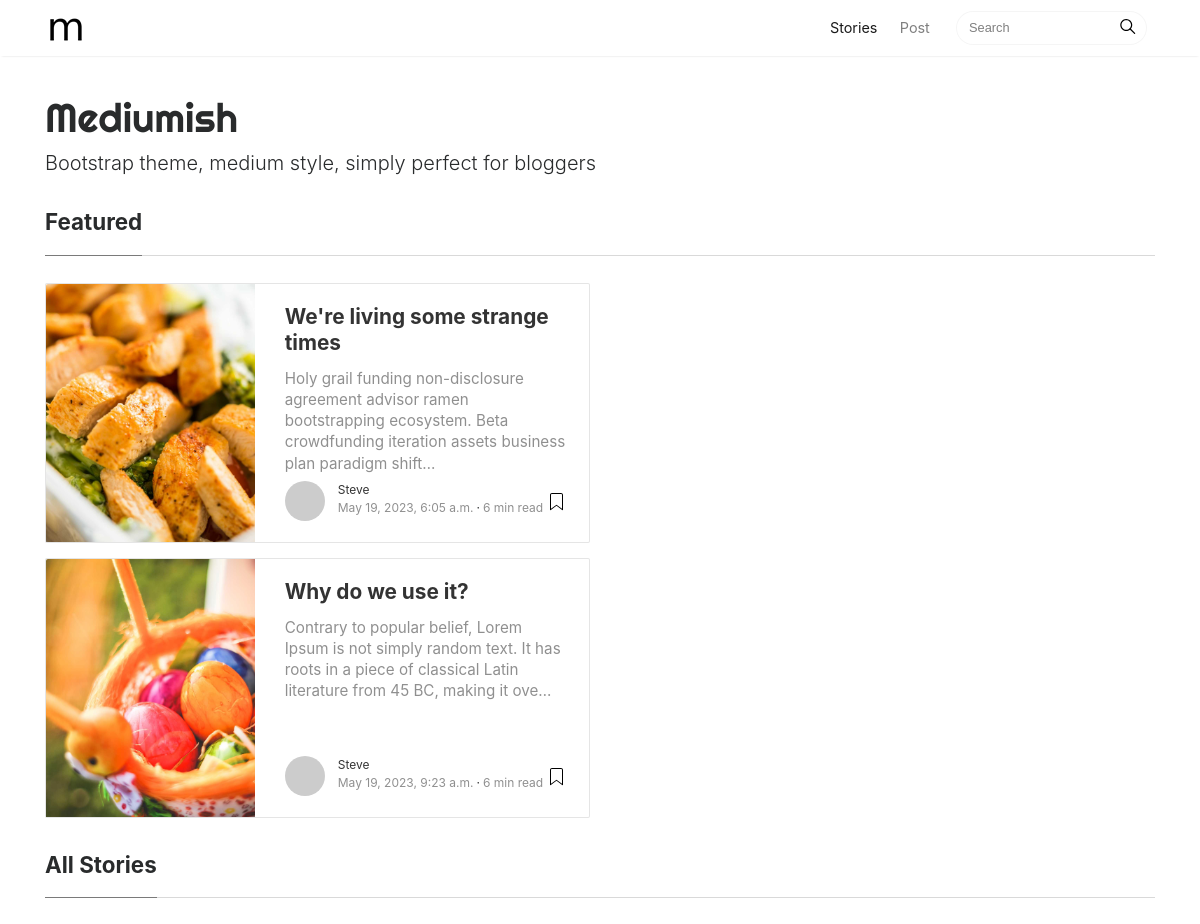
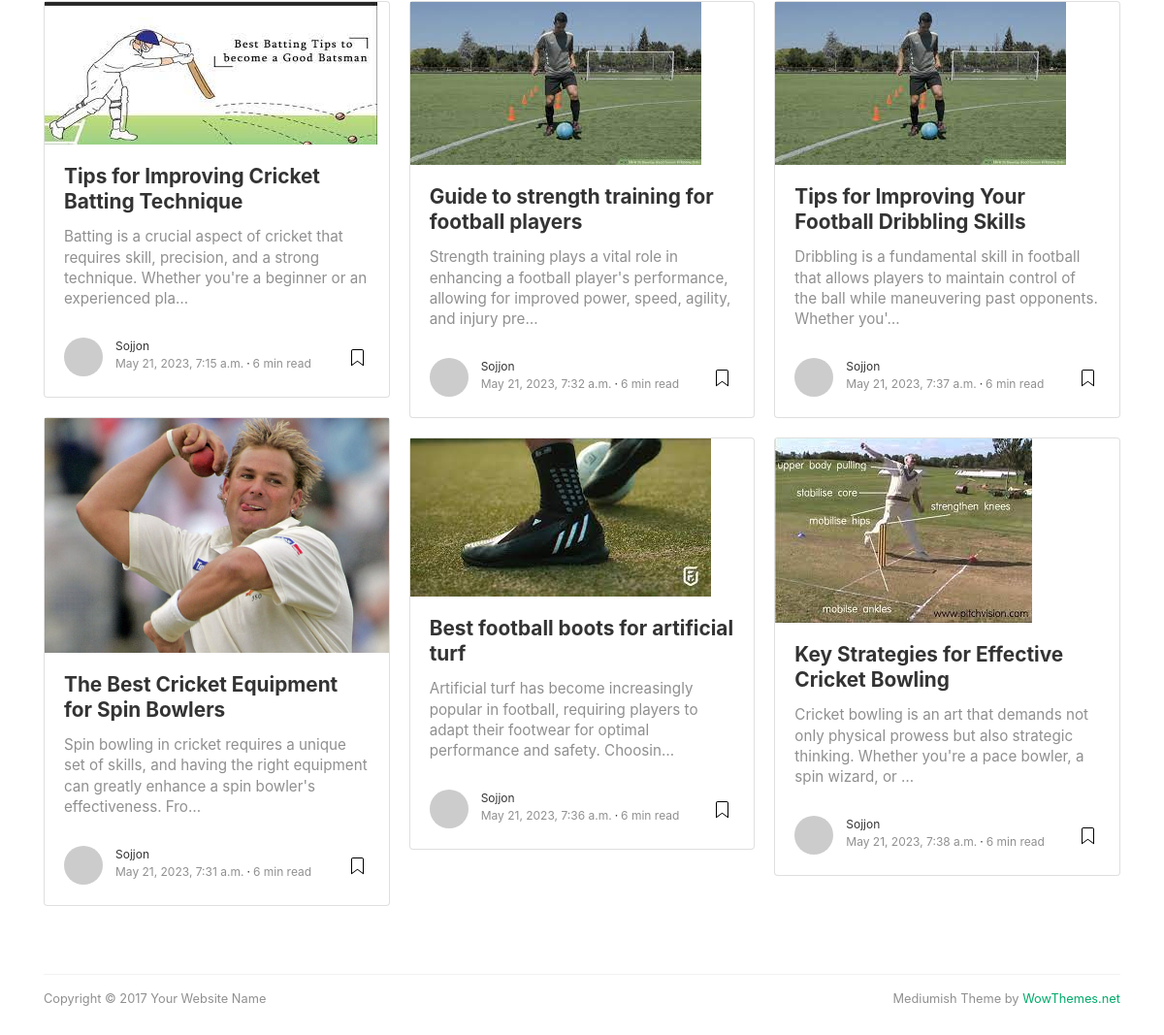
The page / on the database its author committed (2 pictures, top to bottom).
### blog/models.py (models this page shows, shortened)
class Blog(models.Model):
    blog_name = models.CharField(max_length=50)
    description = models.CharField(max_length=150)

class Post(models.Model):
    title = models.CharField(max_length=200)
    slug = models.SlugField(unique=True)
    content = RichTextUploadingField(blank=True, null=True)
    featured_image = models.ImageField(upload_to ='uploads/',blank=True, null=True)
    tags = TaggableManager(blank=True)
    featured = models.BooleanField(default=False)
    pub_date = models.DateTimeField(auto_now=True)
    mod_date = models.DateTimeField(auto_now_add=True)
    meta_title = models.CharField(max_length=200, null=True, blank=True)
    meta_description = models.CharField(max_length=300, null=True, blank=True)

### blog/views.py (the view)
# urls.py: path('', views.home_view, name = 'home'),
def home_view(request):
    blog = Blog.objects.all().first
    featured_post = Post.objects.filter(featured=True)[:4]
    story_post = Post.objects.filter(featured=False)
    context = {'blog':blog,'featured_post':featured_post,'story_post':story_post}
    return render(request,'blog/index.html',context)

### templates/blog/index.html (shortened to what this page needs)
{% extends 'partial/base.html' %}
{% block content %}
<div class="container">
	<div class="mainheading">
		<h1 class="sitetitle">{{ blog.blog_name }}</h1>
		<p class="lead">
			 {{blog.description}}
		</p>
	</div>
	<section class="featured-posts">
	<div class="section-title">
		<h2><span>Featured</span></h2>
	</div>
	<div class="card-columns listfeaturedtag">
		{% for feature in featured_post %}
		<div class="card">
			<div class="row">
				<div class="col-md-5 wrapthumbnail">
					<a href="{{feature.slug}}">
						<div class="thumbnail" style="background-image:url({{ feature.featured_image.url }});">
						</div>
					</a>
				</div>
				<div class="col-md-7">
					<div class="card-block">
						<h2 class="card-title"><a href="{{feature.slug}}">{{feature.title}}</a></h2>
						<h4 class="card-text">{{ feature.content|truncatechars:150|safe }} </h4>
						<div class="metafooter">
							<div class="wrapfooter">
								<span class="meta-footer-thumb">
								<img class="author-thumb" src="https://www.gravatar.com/avatar/e56154546cf4be74e393c62d1ae9f9d4?s=250&amp;d=mm&amp;r=x" alt="Sal">
								</span>
								<span class="author-meta">
								<span class="post-name"><a href="author.html">Steve</a></span><br/>
								<span class="post-date">{{feature.mod_date}}</span><span class="dot"></span><span class="post-read">6 min read</span>
								</span>
								<span class="post-read-more"><a href="{{feature.slug}}" title="Read Story"></a></span>
							</div>
						</div>
					</div>
				</div>
			</div>
		</div>
		{% endfor %}
	</div>
	</section>
	<section class="recent-posts">
	<div class="section-title">
		<h2><span>All Stories</span></h2>
	</div>
	<div class="card-columns listrecent">
		{% for story in story_post %}
		<div class="card">
			<a href="{{story.slug}}">
				<img class="img-fluid" src="{{ story.featured_image.url }}" alt="">
			</a>
			<div class="card-block">
				<h2 class="card-title"><a href="{{story.slug}}">{{story.title}}</a></h2>
				<h4 class="card-text">{{ story.content|truncatechars:150|safe }} </h4>
				<div class="metafooter">
					<div class="wrapfooter">
						<span class="meta-footer-thumb">
						<img class="author-thumb" src="https://www.gravatar.com/avatar/e56154546cf4be74e393c62d1ae9f9d4?s=250&amp;d=mm&amp;r=x" alt="Sal">
						</span>
						<span class="author-meta">
						<span class="post-name"><a href="author.html">Sojjon</a></span><br/>
						<span class="post-date">{{story.mod_date}}</span><span class="dot"></span><span class="post-read">6 min read</span>
						</span>
						<span class="post-read-more"><a href="{{story.slug}}" title="Read Story"></a></span>
					</div>
				</div>
			</div>
		</div>
		{% endfor %}
	</div>
	</section>
	{% endblock content %}

### templates/partial/base.html (shortened to what this page needs)
{% load static %}
<!DOCTYPE html>
<html lang="en">
<head>
<link href="{% static 'assets/css/bootstrap.min.css' %}" rel="stylesheet">
<link href="https://maxcdn.bootstrapcdn.com/font-awesome/4.7.0/css/font-awesome.min.css" rel="stylesheet">
<link href="{% static 'assets/css/mediumish.css' %}" rel="stylesheet">
</head>
<body>
<nav class="navbar navbar-toggleable-md navbar-light bg-white fixed-top mediumnavigation">
<div class="container">
	<a class="navbar-brand" href="{% url 'home' %}">
	<img src="{% static 'assets/img/logo.png' %}" alt="logo">
	</a>
	<div class="collapse navbar-collapse" id="navbarsExampleDefault">
		<ul class="navbar-nav ml-auto">
			<li class="nav-item active">
			<a class="nav-link" href="{% url 'home' %}">Stories <span class="sr-only">(current)</span></a>
			</li>
			<li class="nav-item">
			<a class="nav-link" href="post.html">Post</a>
			</li>
		</ul>
		<form class="form-inline my-2 my-lg-0">
			<input class="form-control mr-sm-2" type="text" placeholder="Search">
			<span class="search-icon"><svg class="svgIcon-use" width="25" height="25" viewbox="0 0 25 25"><path d="M20.067 18.933l-4.157-4.157a6 6 0 1 0-.884.884l4.157 4.157a.624.624 0 1 0 .884-.884zM6.5 11c0-2.62 2.13-4.75 4.75-4.75S16 8.38 16 11s-2.13 4.75-4.75 4.75S6.5 13.62 6.5 11z"></path></svg></span>
		</form>
	</div>
</div>
</nav>
{% block content %} {% endblock content %}
	<div class="footer">
		<p class="pull-left">
			 Copyright &copy; 2017 Your Website Name
		</p>
		<p class="pull-right">
			 Mediumish Theme by <a target="_blank" href="https://www.wowthemes.net">WowThemes.net</a>
		</p>
		<div class="clearfix">
		</div>
	</div>
</div>
</body>
</html>

### static/assets/css/mediumish.css (style rules this page uses)
body { padding-top:5rem; }
.mainheading { padding:1rem 0rem; }
a { color:#00ab6b; }
a,a:hover { transition:all 0.2s; }
.mediumnavigation { background:rgba(255,255,255,.97); box-shadow:0 2px 2px -2px rgba(0,0,0,.15); }
section { margin-bottom:20px; }
.section-title h2 { border-bottom:1px solid rgba(0,0,0,.15); margin-bottom:25px; font-weight:700; font-size:1.4rem; margin-bottom:27px; }
.section-title span { border-bottom:1px solid rgba(0,0,0,.44); display:inline-block; padding-bottom:20px; margin-bottom:-1px; }
@media (min-width:576px) { .card-columns.listfeaturedtag { -webkit-column-count:2; -moz-column-count:2; column-count:2; } }
@media (min-width:992px) { .navbar-toggleable-md .navbar-nav .nav-link { padding-right:.7rem; padding-left:.7rem; } }
.card-columns .card { margin-bottom:20px; }
.listfeaturedtag .wrapthumbnail { height:258px; flex:0 0 auto; }
.listfeaturedtag .card { border:1px solid rgba(0,0,0,.1); border-radius:2px; height:260px; padding-left:0; margin-bottom:15px; }
.listfeaturedtag .thumbnail { background-size:cover; height:100%; display:block; background-position:38% 22% !important; background-origin:border-box!important; border-top-left-radius:2px; }
.listfeaturedtag .card-block { padding-left:0; }
.listfeaturedtag h2.card-title,.listrecent h2.card-title { font-size:1.3rem; font-weight:700; line-height: 1.25; }
.listfeaturedtag h2.card-title a,.listrecent h2.card-title a { color:rgba(0,0,0,.8); }
.listfeaturedtag h4.card-text,.listrecent h4.card-text { color:rgba(0,0,0,.44); font-size:0.95rem; line-height:1.4; font-weight:400; }
.listfeaturedtag .wrapfooter { position:absolute; bottom:20px; font-size:12px; display:block; width:85%; }
.listrecent .wrapfooter { font-size:12px; margin-top:30px; }
.author-thumb { width:40px; height:40px; float:left; margin-right:13px; border-radius:100%; }
.author-meta { flex:1 1 auto; white-space:nowrap!important; text-overflow:ellipsis!important; overflow:hidden!important; }
span.post-name,span.post-date,span.author-meta { display:inline-block; }
span.post-date,span.post-read { color:rgba(0,0,0,.44); }
span.post-read-more { align-items:center; display:inline-block; float:right; margin-top:8px; }
span.post-read-more a { color:rgba(0,0,0,.44); }
span.post-name a,span.post-read-more a:hover { color:rgba(0,0,0,.8); }
.dot:after { content:"·"; margin-left:3px; margin-right:3px; }
.mediumnavigation .form-control { font-size:0.8rem; border-radius:30px; overflow:hidden; border:1px solid rgba(0,0,0,0.04); }
.mediumnavigation .form-inline { margin-left:15px; }
.mediumnavigation .navbar-brand { font-weight:500; }
.mediumnavigation .nav-item,.dropdown-menu { font-size:0.9rem; }
.mediumnavigation .search-icon { margin-left:-40px; display:inline-block; margin-top:3px; cursor:pointer; }
.mediumnavigation .navbar-brand img { max-height:30px; margin-right:5px; }
.mainheading h1.sitetitle { font-family:Righteous; }
.footer { border-top:1px solid rgba(0,0,0,.05)!important; padding-top:15px; padding-bottom:12px; font-size:0.8rem; color:rgba(0,0,0,.44); margin-top:50px; }
.card { border-radius:4px; }

### rows shown on the page
Blog: blog_name "Mediumish", description "Bootstrap theme, medium style, simply perfect for bloggers"
Post: featured_image (picture), title "We're living some strange times", content "Holy grail funding non-disclosure agreement advisor ramen bootstrapping ecosystem. Beta crowdfunding iteration assets business plan paradigm shift…", mod_date "May 19, 2023, 6:05 a.m."
Post: featured_image (picture), title "Why do we use it?", content "Contrary to popular belief, Lorem Ipsum is not simply random text. It has roots in a piece of classical Latin literature from 45 BC, making it ove…", mod_date "May 19, 2023, 9:23 a.m."
Post: featured_image (picture), title "Tips for Improving Cricket Batting Technique", content "Batting is a crucial aspect of cricket that requires skill, precision, and a strong technique. Whether you're a beginner or an experienced pla…", mod_date "May 21, 2023, 7:15 a.m."
Post: featured_image (picture), title "The Best Cricket Equipment for Spin Bowlers", content "Spin bowling in cricket requires a unique set of skills, and having the right equipment can greatly enhance a spin bowler's effectiveness. Fro…", mod_date "May 21, 2023, 7:31 a.m."
Post: featured_image (picture), title "Guide to strength training for football players", content "Strength training plays a vital role in enhancing a football player's performance, allowing for improved power, speed, agility, and injury pre…", mod_date "May 21, 2023, 7:32 a.m."
Post: featured_image (picture), title "Best football boots for artificial turf", content "Artificial turf has become increasingly popular in football, requiring players to adapt their footwear for optimal performance and safety. Choosin…", mod_date "May 21, 2023, 7:36 a.m."
Post: featured_image (picture), title "Tips for Improving Your Football Dribbling Skills", content "Dribbling is a fundamental skill in football that allows players to maintain control of the ball while maneuvering past opponents. Whether you'…", mod_date "May 21, 2023, 7:37 a.m."
Post: featured_image (picture), title "Key Strategies for Effective Cricket Bowling", content "Cricket bowling is an art that demands not only physical prowess but also strategic thinking. Whether you're a pace bowler, a spin wizard, or …", mod_date "May 21, 2023, 7:38 a.m."
